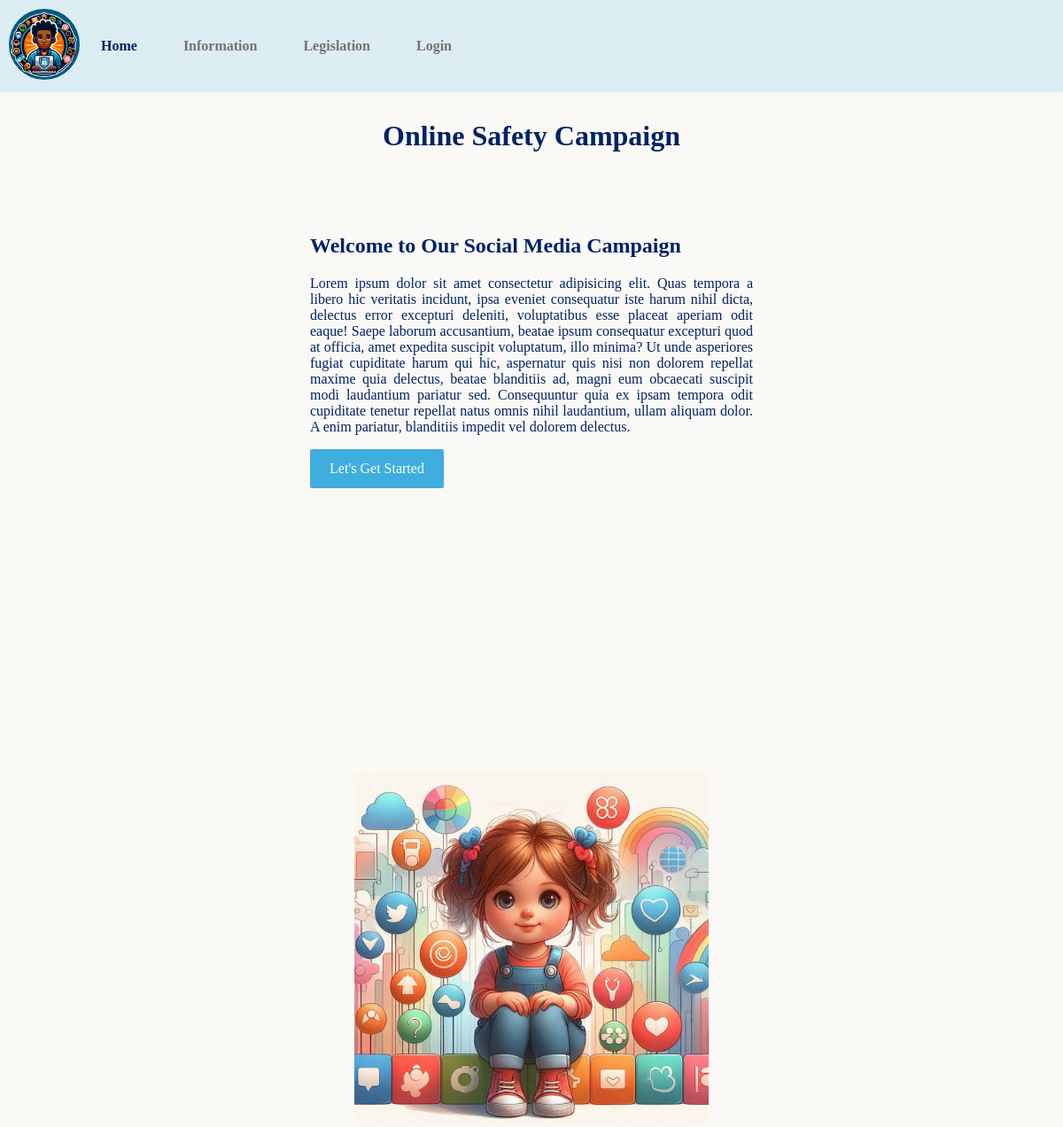
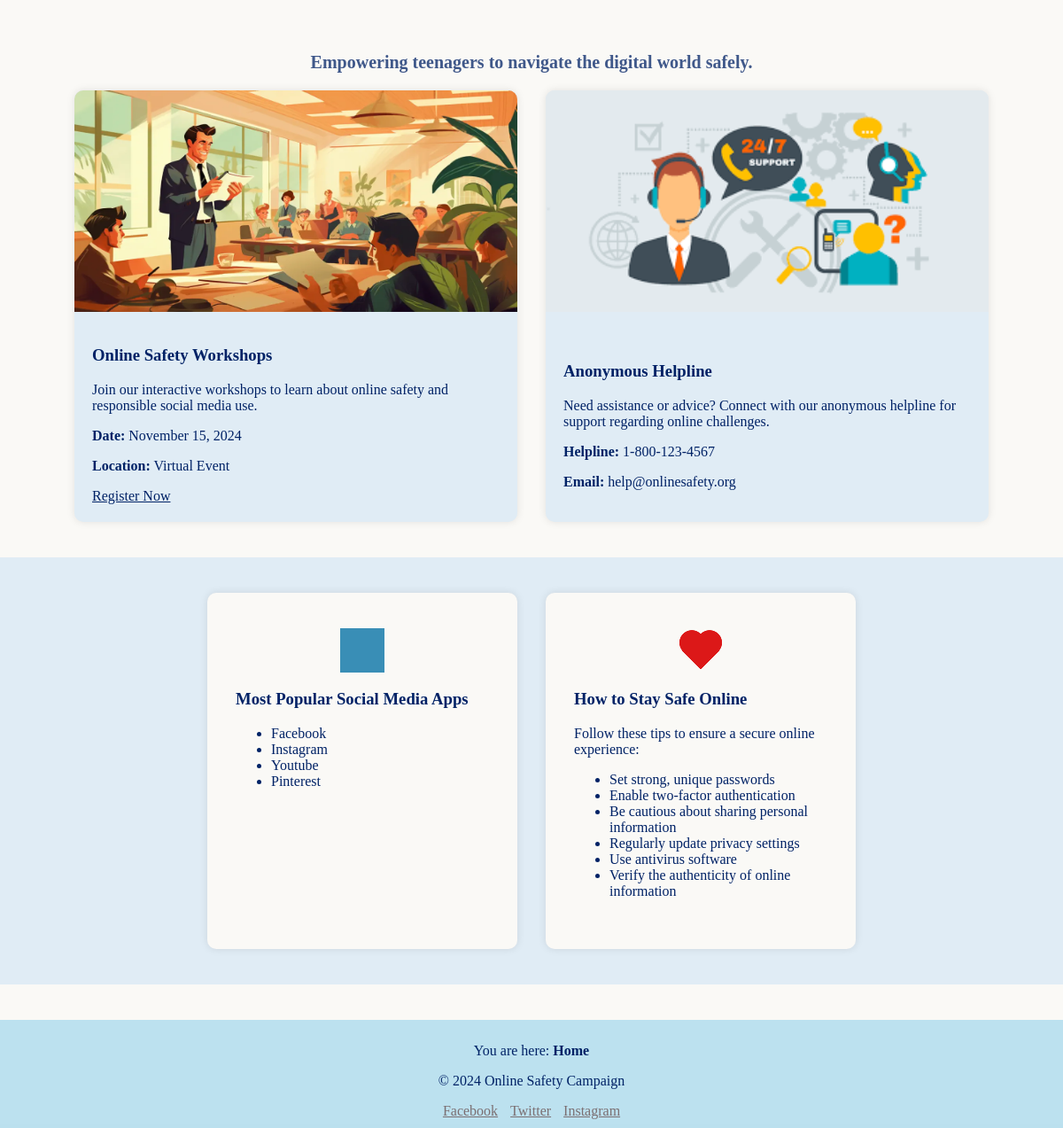
Page /social-media-campaign/index.php on the committed database (2 pictures, top to bottom).
### tables this page shows
CREATE TABLE `social_media_apps` (
  `id` int(11) NOT NULL,
  `name` varchar(300) NOT NULL,
  `logo` varchar(200) NOT NULL,
  `link` varchar(500) NOT NULL,
  `privacy_link` varchar(500) NOT NULL,
  `created_at` timestamp NOT NULL DEFAULT current_timestamp()
);

### social-media-campaign/Model/DataBase.php (called while the page is built, shortened)
<?php
class DataBase
{
    protected static $instance;
    public function __construct()
    {
        try {
            $this->pdo=new PDO("mysql:dbname=social_media_campaign;host=localhost","root","");
        } catch (PDOException $exception) {
            echo $exception->getMessage();
        }
    }
    public static function getInstance() : DataBase
    {
        if (!self::$instance) {
            self::$instance = new self();
        }
        return self::$instance;
    }
}

### social-media-campaign/Model/SocialMediaApp.php (called while the page is built, shortened)
<?php
require_once("DataBase.php");
class SocialMediaApp
{
    private $db;
    private $table = "social_media_apps";
    public function __construct()
    {
        $this->db = DataBase::getInstance();
    }
    protected function index (string $search = '') : array
    {
        $condition = "%". $search ."%";
        $stmt = $this->db->pdo->prepare("
            SELECT * FROM $this->table WHERE (link LIKE :condition OR name LIKE :condition) AND (link != '' AND name != '')
        ");
        $stmt->bindParam(":condition", $condition);
        $stmt->execute();
        return $stmt->fetchAll(PDO::FETCH_OBJ);
    }
}

### social-media-campaign/Controller/SocialMediaAppController.php (called while the page is built, shortened)
<?php
require_once("Model/SocialMediaApp.php");
class SocialMediaAppController extends SocialMediaApp
{
    public function getAllSocialMediaApps (string $search = '') : array
    {
        return $this->index($search);
    }
}

### social-media-campaign/index.php (the view, shortened to what this page needs)
<!DOCTYPE html>
<?php
require_once("Controller/SocialMediaAppController.php");
$socialMediaAppController = new SocialMediaAppController();
$socialMediaApps = $socialMediaAppController->getAllSocialMediaApps();
?>
<html lang="en">
<head>
	<link rel="stylesheet" href="./styles/style.css" />
	<link rel="stylesheet" href="./styles/guest/index.css">
</head>
<body>
	<?php include_once("layouts/nav.php"); ?>
	<header>
		<h1>Online Safety Campaign</h1>
	</header>
	<main>
		<div class="flex justify-center items-center flex-wrap px-100px py-40px gap-20rem">
			<div class="w-500px">
				<h2>Welcome to Our Social Media Campaign</h2>
				<p class="text-justify">
					Lorem ipsum dolor sit amet consectetur adipisicing elit. Quas tempora a libero hic veritatis incidunt, ipsa eveniet consequatur iste harum nihil dicta, delectus error excepturi deleniti, voluptatibus esse placeat aperiam odit eaque! Saepe laborum accusantium, beatae ipsum consequatur excepturi quod at officia, amet expedita suscipit voluptatum, illo minima? Ut unde asperiores fugiat cupiditate harum qui hic, aspernatur quis nisi non dolorem repellat maxime quia delectus, beatae blanditiis ad, magni eum obcaecati suscipit modi laudantium pariatur sed. Consequuntur quia ex ipsam tempora odit cupiditate tenetur repellat natus omnis nihil laudantium, ullam aliquam dolor. A enim pariatur, blanditiis impedit vel dolorem delectus.
				</p>
				<div>
					<button class="bgBlueButton w-151px h-44px cursor-pointer">
						<a class="text-decoration-none cursor-pointer" href="login.php">Let's Get Started</a>
					</button>
				</div>
			</div>
			<img src="assets/welcome_image_1.jpg" alt="" width="400px">
		</div>
		<section id="guest_home">
			<div class="px-70px">
				<p class="welcomeText fs-20px fw-bold text-center">
					Empowering teenagers to navigate the digital world safely.
				</p>
			</div>
			<section class="flex justify-center flex-wrap items-stretch gap-2rem">
				<div class="bg-primary-light-blue-25-opa30 flex column justify-between items-center shadow rounded-10px overflow-hidden">
					<img src="assets/work-shops.webp" alt="" class="w-500px h-250px">
					<div class="p-20px w-500px">
						<h3>Online Safety Workshops</h3>
						<p>
							Join our interactive workshops to learn about online
							safety and responsible social media use.
						</p>
						<p><strong>Date:</strong> November 15, 2024</p>
						<p><strong>Location:</strong> Virtual Event</p>
						<a href="#">Register Now</a>
					</div>
				</div>
				<div class="bg-primary-light-blue-25-opa30 flex column justify-between items-center shadow rounded-10px overflow-hidden">
					<img src="assets/annonymous-helpline.png" alt="" class="w-500px h-250px">
					<div class="p-20px w-500px">
						<h3>Anonymous Helpline</h3>
						<p>
							Need assistance or advice? Connect with our anonymous
							helpline for support regarding online challenges.
						</p>
						<p><strong>Helpline:</strong> 1-800-123-4567</p>
						<p><strong>Email:</strong> help@onlinesafety.org</p>
					</div>
				</div>
			</section>
			<section class="bg-primary-light-blue-25-opa30 mt-40px py-40px gap-2rem flex px-70px justify-center items-stretch flex-wrap">
				<div class="bg-background-color w-350px shadow rounded-10px py-40px px-2rem">
					<div class="socialMediaAppsAnimation"></div>
					<h3>Most Popular Social Media Apps</h3>
					<ul>
						<?php foreach ($socialMediaApps as $item) : ?>
							<li><?= $item->name ?></li>
						<?php endforeach; ?>
					</ul>
				</div>
				<div class="bg-background-color w-350px shadow rounded-10px py-40px px-2rem">
					<div class="howToStaySafeOnlineAnimation"></div>
					<h3>How to Stay Safe Online</h3>
					<p>
						Follow these tips to ensure a secure online experience:
					</p>
					<ul>
						<li>Set strong, unique passwords</li>
						<li>Enable two-factor authentication</li>
						<li>Be cautious about sharing personal information</li>
						<li>Regularly update privacy settings</li>
						<li>Use antivirus software</li>
						<li>Verify the authenticity of online information</li>
					</ul>
				</div>
			</section>
		</section>
	</main>
	<?php include_once("layouts/footer.php"); ?>
</body>
</html>

### social-media-campaign/styles/style.css (style rules this page uses)
#guest_home .welcomeText { color: var(--text-primary-dark-blue-75); }

### social-media-campaign/styles/guest/index.css (style rules this page uses)
.socialMediaAppsAnimation { width: 50px; aspect-ratio: 1; color: #398eb6; position: relative; animation: l40 0.5s infinite alternate; margin: 0px auto; }
.socialMediaAppsAnimation:before, .socialMediaAppsAnimation:after { content: ""; position: absolute; inset: 0; background-size: 25px 25px; background-position: 0 0, 100% 0, 100% 100%, 0 100%; background-repeat: no-repeat; }
.socialMediaAppsAnimation:before { background-image: radial-gradient(farthest-side at top left, currentColor 96%, #0000), radial-gradient(farthest-side at top right, currentColor 96%, #0000), radial-gradient(farthest-side at bottom right, currentColor 96%, #0000), radial-gradient(farthest-side at bottom left, currentColor 96%, #0000); animation: l40-1 1s infinite; }
.socialMediaAppsAnimation:after { background-image: radial-gradient(farthest-side at top left, #0000 94%, currentColor 96%), radial-gradient(farthest-side at top right, #0000 94%, currentColor 96%), radial-gradient(farthest-side at bottom right, #0000 94%, currentColor 96%), radial-gradient(farthest-side at bottom left, #0000 94%, currentColor 96%); animation: l40-2 1s infinite; }
.howToStaySafeOnlineAnimation { width: 50px; aspect-ratio: 1; color:#dc1818; background: radial-gradient(circle at 60% 65%, currentColor 62%, #0000 65%) top left, radial-gradient(circle at 40% 65%, currentColor 62%, #0000 65%) top right, linear-gradient(to bottom left, currentColor 42%,#0000 43%) bottom left , linear-gradient(to bottom right,currentColor 42%,#0000 43%) bottom right; background-size: 50% 50%; background-repeat: no-repeat; position: relative; margin: 0px auto; }
.howToStaySafeOnlineAnimation:after { content: ""; position: absolute; inset: 0; background: inherit; opacity: 0.4; animation: l3 1s infinite; }

### social-media-campaign/styles/utilities/variable.css (style rules this page uses)
:root { --background-color: #faf9f6; --secondary-background-color: rgba(0, 150, 215, 0.25); --text-primary-dark-blue: #002266; --text-primary-dark-blue-75: rgba(0, 34, 102, 0.75); --text-primary-dark-blue-50: rgba(0, 34, 102, 0.5); --text-primary-dark-blue-25: rgba(0, 34, 102, 0.25); --text-primary-light-blue: #0096d7; --text-primary-light-blue-25: rgba(0, 150, 215, 0.25); --primary-light-blue: rgba(0, 150, 215); --primary-light-blue-75: rgba(0, 150, 215, 0.75); --primary-light-blue-50: rgba(0, 150, 215, 0.5); --primary-light-blue-50-opa50: #e3f2fb; --primary-light-blue-25: rgba(0, 150, 215, 0.25); --primary-light-blue-25-opa80: #cceaf7; --primary-light-blue-25-opa50: #dbedf2; --primary-light-blue-25-opa30: #e0ecf5; --primary-light-blue-25-opa20: #edf3f4; --gray-1: #dbdcde; --gray-2: #7b6f72; --gray-2-opa20: #e1dddc; --gray-2-50: rgba(123, 111, 114, 0.5); --gray-2-25: rgba(123, 111, 114, 0.25); --primary-light-blue: rgba(0, 150, 215, 1); --primary-red: #f10c45; }
* { cursor: url(../../assets/cursor.png), auto; color: var(--text-primary-dark-blue); font-family: Poppins; box-sizing: border-box; scroll-behavior: smooth; }
body { font-family: "Arial", sans-serif; margin: 0; padding: 0; background-color: var(--background-color); overflow: auto; scrollbar-width: none; }
html { overflow: auto; scrollbar-width: none; }

### social-media-campaign/styles/utilities/general.css (style rules this page uses)
header { text-align: center; padding: 10px; }
main { min-height: 56.8dvh; }
.bgBlueButton { background-color: var(--primary-light-blue-75); color: white; border-radius: 2px; outline: none; border: none; }
.bgBlueButton * { color: white; font-size: 16px !important; }
.cursor-pointer { cursor: url(../../assets/pointer.png), pointer !important; }

### social-media-campaign/styles/utilities/padding.css (style rules this page uses)
.p-20px { padding: 20px; }
.px-100px { padding-left: 100px; padding-right: 100px; }
.px-70px { padding-left: 70px; padding-right: 70px; }
.px-2rem { padding-left: 2rem; padding-right: 2rem; }
.py-40px { padding-top: 40px; padding-bottom: 40px; }

### social-media-campaign/styles/utilities/width-height.css (style rules this page uses)
.w-500px { width: 500px; }
.w-350px { width: 350px; }
.w-151px { width: 151px; }
.h-250px { height: 250px; }
.h-44px { height: 44px; }

### social-media-campaign/styles/utilities/text.css (style rules this page uses)
.fs-20px { font-size: 20px; }
.fw-bold { font-weight: bold; }
.text-decoration-none { text-decoration: none !important; }
.text-justify { text-align: justify; }
.text-center { text-align: center; }

### social-media-campaign/styles/utilities/box.css (style rules this page uses)
.rounded-10px { border-radius: 10px; }
.shadow { box-shadow: 0 0 10px rgba(0, 0, 0, 0.1); }
.overflow-hidden { overflow: hidden; }

### social-media-campaign/styles/utilities/flex.css (style rules this page uses)
.flex { display: flex; }
.column { display: flex; flex-direction: column; }
.justify-center { justify-content: center; }
.justify-between { justify-content: space-between; }
.items-center { align-items: center; }
.items-stretch { align-items: stretch; }
.flex-wrap { flex-wrap: wrap; }

### rows in the picture
social_media_apps: name "Facebook"
social_media_apps: name "Instagram"
social_media_apps: name "Youtube"
social_media_apps: name "Pinterest"

### other values in the picture
getHere($currentPage) "Home"
